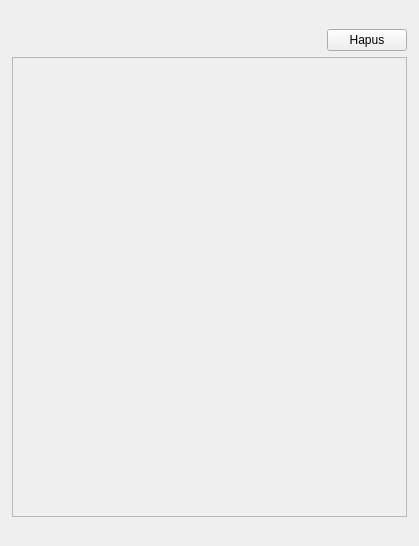
<?xml version="1.0" encoding="UTF-8"?>
<ui version="4.0">
 <class>Form</class>
 <widget class="QWidget" name="Form">
  <property name="geometry">
   <rect>
    <x>0</x>
    <y>0</y>
    <width>419</width>
    <height>546</height>
   </rect>
  </property>
  <property name="windowTitle">
   <string>Form</string>
  </property>
  <layout class="QVBoxLayout" name="verticalLayout">
   <property name="leftMargin">
    <number>3</number>
   </property>
   <property name="rightMargin">
    <number>3</number>
   </property>
   <item>
    <widget class="QStackedWidget" name="BookmarkPanel">
     <property name="currentIndex">
      <number>0</number>
     </property>
     <widget class="QWidget" name="halaman1">
      <layout class="QHBoxLayout" name="horizontalLayout">
       <item>
        <widget class="QWidget" name="widget_2" native="true">
         <layout class="QVBoxLayout" name="verticalLayout_3">
          <property name="leftMargin">
           <number>0</number>
          </property>
          <property name="rightMargin">
           <number>0</number>
          </property>
          <item alignment="Qt::AlignRight">
           <widget class="QPushButton" name="hapusBtn">
            <property name="text">
             <string>Hapus</string>
            </property>
           </widget>
          </item>
          <item>
           <widget class="QScrollArea" name="scrollArea">
            <property name="widgetResizable">
             <bool>true</bool>
            </property>
            <widget class="QWidget" name="scrollWidget">
             <property name="geometry">
              <rect>
               <x>0</x>
               <y>0</y>
               <width>393</width>
               <height>461</height>
              </rect>
             </property>
            </widget>
           </widget>
          </item>
         </layout>
        </widget>
       </item>
      </layout>
     </widget>
     <widget class="QWidget" name="halaman2">
      <layout class="QVBoxLayout" name="verticalLayout_2">
       <item alignment="Qt::AlignLeft">
        <widget class="QPushButton" name="kembaliBtn">
         <property name="text">
          <string>Kembali</string>
         </property>
        </widget>
       </item>
       <item>
        <widget class="QWidget" name="detailWidget" native="true"/>
       </item>
      </layout>
     </widget>
    </widget>
   </item>
  </layout>
 </widget>
 <resources/>
 <connections/>
</ui>
